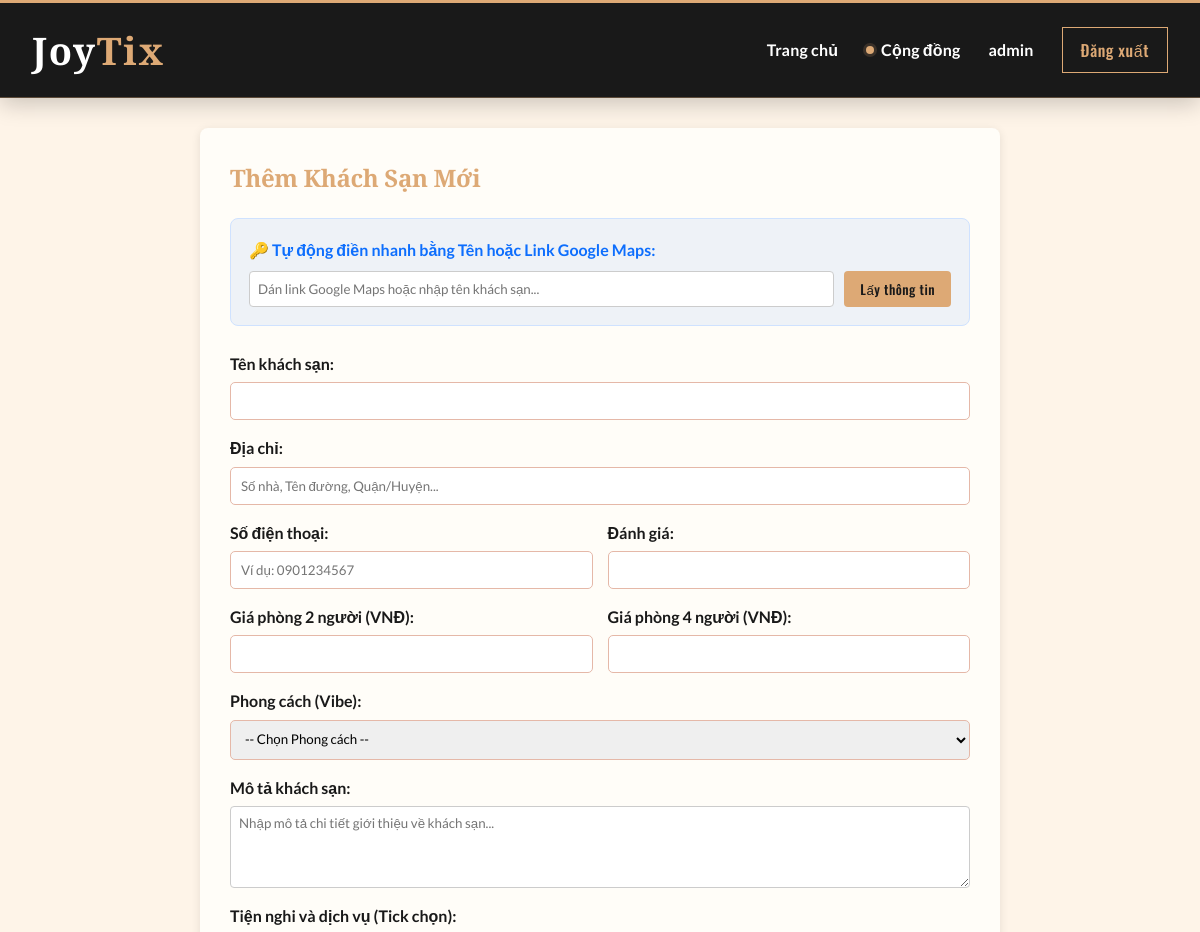
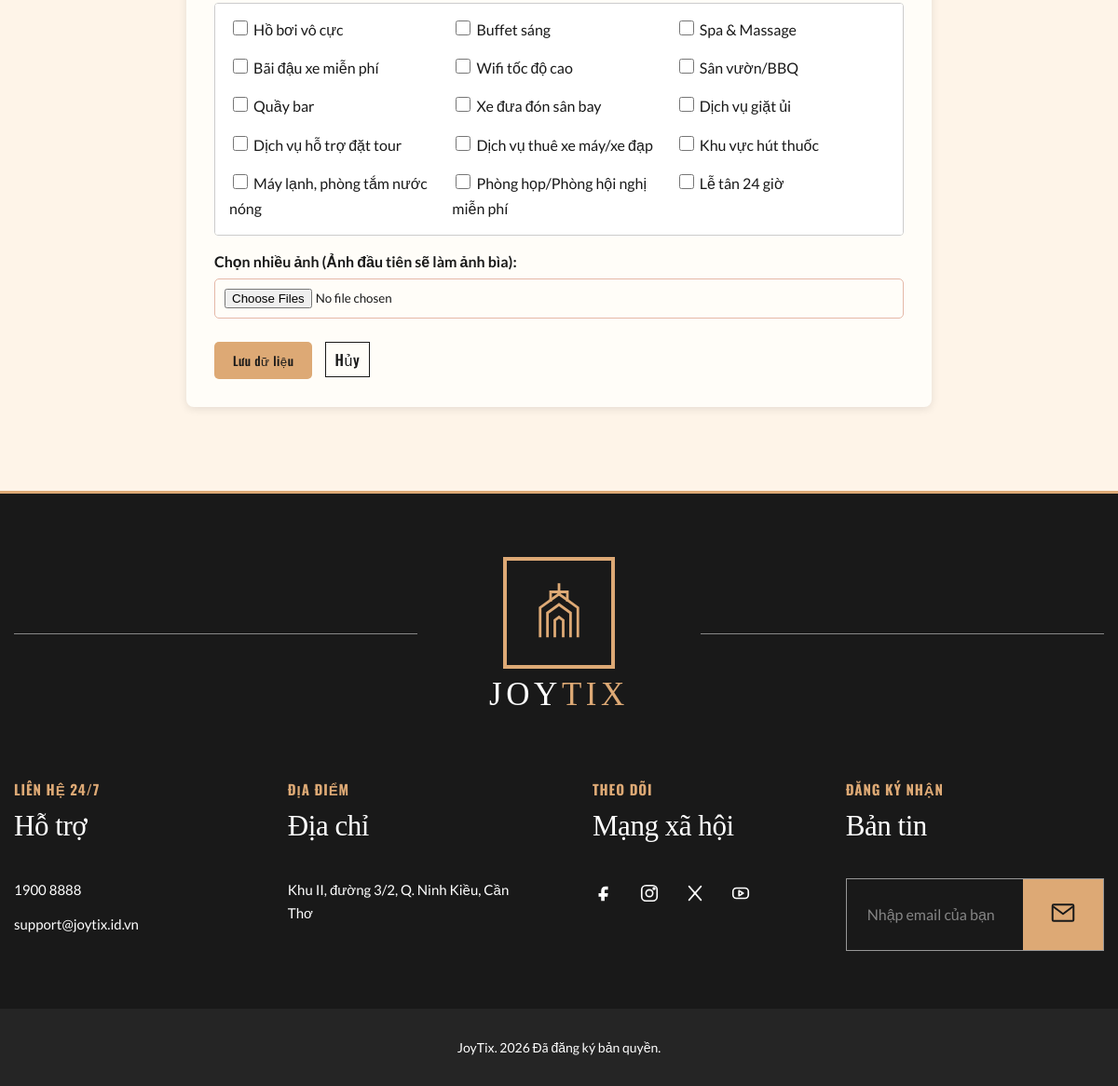
Screenshot of /adminadd.php (signed in) with the database file from the repository (2 pictures, top to bottom).
### tables this page shows
CREATE TABLE `amenities` (
  `id` int(11) NOT NULL,
  `name` varchar(100) NOT NULL,
  `icon` varchar(100) DEFAULT NULL
);

### includes/bootstrap.php (called while the page is built, shortened)
<?php
function e(mixed $value): string
{
    return htmlspecialchars((string) $value, ENT_QUOTES | ENT_SUBSTITUTE, 'UTF-8');
}

### adminadd.php (the view, shortened to what this page needs)
<?php
require_once 'includes/bootstrap.php';
try {
    $amenityStmt = $pdo->query('SELECT id, name FROM amenities ORDER BY id ASC');
    $amenitiesList = $amenityStmt->fetchAll(PDO::FETCH_ASSOC);
} catch (Exception $e) {
    $amenitiesList = [];
    $existing_vibes = ['Hiện đại', 'Cổ điển', 'Vintage'];
}
require_once 'includes/header.php';
?>
<div class="container hotel-admin-form">
    <h2 class="hotel-admin-form__title">Thêm Khách Sạn Mới</h2>
    <div class="hotel-admin-form__map-helper">
        <label class="hotel-admin-form__map-label">🔑 Tự động điền nhanh bằng Tên hoặc Link Google Maps:</label>
        <div class="hotel-admin-form__map-row">
            <input type="text" id="googleMapsUrl" class="form-control hotel-admin-form__map-input" placeholder="Dán link Google Maps hoặc nhập tên khách sạn...">
            <button type="button" id="btnFetchInfo" class="btn-primary hotel-admin-form__map-button">Lấy thông tin</button>
        </div>
    </div>
    <form action="" method="POST" enctype="multipart/form-data">
        <div class="form-group">
            <label>Tên khách sạn:</label>
            <input type="text" name="name" id="adminName" class="form-control" maxlength="150" value="<?= e($_POST['name'] ?? '') ?>" required>
        </div>
        <div class="form-group">
            <label>Địa chỉ:</label>
            <input type="text" name="address" id="adminAddress" class="form-control" maxlength="255" value="<?= e($_POST['address'] ?? '') ?>" placeholder="Số nhà, Tên đường, Quận/Huyện..." required>
        </div>
        <div class="hotel-admin-form__two-columns">
            <div class="form-group">
                <label>Số điện thoại:</label>
                <input type="tel" name="phone" id="adminPhone" class="form-control" maxlength="25" value="<?= e($_POST['phone'] ?? '') ?>" placeholder="Ví dụ: 0901234567">
            </div>
            <div class="form-group">
                <label>Đánh giá:</label>
                <input type="number" name="stars" id="adminStars" class="form-control" min="1" max="5" step="0.1" value="<?= e($_POST['stars'] ?? '') ?>" required>
            </div>
        </div>
        <div class="hotel-admin-form__two-columns">
            <div class="form-group">
                <label>Giá phòng 2 người (VNĐ):</label>
                <input type="number" name="price_2" class="form-control" min="1" value="<?= e($_POST['price_2'] ?? '') ?>" required>
            </div>
            <div class="form-group">
                <label>Giá phòng 4 người (VNĐ):</label>
                <input type="number" name="price_4" class="form-control" min="1" value="<?= e($_POST['price_4'] ?? '') ?>" required>
            </div>
        </div>
        <div class="form-group">
            <label>Phong cách (Vibe):</label>
            <select name="vibe" id="adminVibe" class="form-control" required>
                <option value="">-- Chọn Phong cách --</option>
            </select>
        </div>
        <div class="form-group">
            <label>Mô tả khách sạn:</label>
            <textarea name="description" id="adminDescription" class="form-control" rows="4" placeholder="Nhập mô tả chi tiết giới thiệu về khách sạn..."><?= e($_POST['description'] ?? '') ?></textarea>
        </div>
        <div class="form-group">
            <label>Tiện nghi và dịch vụ (Tick chọn):</label>
            <div class="amenities-grid" id="facilitiesContainer">
                <?php if ($amenitiesList): ?>
                    <?php foreach ($amenitiesList as $amenity): ?>
                        <label class="amenity-checkbox" data-name="<?= htmlspecialchars(strtolower($amenity['name'])) ?>">
                            <input type="checkbox" name="amenities[]" value="<?= (int)$amenity['id'] ?>" class="facility-checkbox" <?= in_array((int) $amenity['id'], $selected_amenities ?? [], true) ? 'checked' : '' ?>>
                            <?= htmlspecialchars($amenity['name']) ?>
                        </label>
                    <?php endforeach; ?>
                <?php else: ?>
                    <p class="hotel-admin-form__empty">Chưa có tiện ích nào trong cơ sở dữ liệu.</p>
                <?php endif; ?>
            </div>
        </div>
        <div class="form-group">
            <label>Chọn nhiều ảnh (Ảnh đầu tiên sẽ làm ảnh bìa):</label>
            <input type="file" name="images[]" multiple accept="image/*" class="form-control">
        </div>
        <div class="hotel-admin-form__footer-actions">
            <button type="submit" class="btn-primary">Lưu dữ liệu</button>
            <a href="admin.php" class="btn-outline hotel-admin-form__cancel">Hủy</a>
        </div>
    </form>
</div>
<?php require_once 'includes/footer.php'; ?>

### css/style.css (style rules this page uses)
:root { --primary: #dda975; --primary-dark: #c58b56; --bg-color: #fef4e8; --text-color: #191919; }
*, *::before, *::after { box-sizing: border-box; }
body { margin: 0; }
.container { max-width: 1200px; margin: 0 auto; padding: 0 15px; }
.btn-primary { background: var(--primary); color: #191919; border: none; padding: 10px 20px; border-radius: 5px; cursor: pointer; }
.btn-outline { background: transparent; border: 1px solid var(--primary-dark); color: var(--primary-dark); padding: 5px 10px; cursor: pointer; }
.form-group { flex: 1; min-width: 200px; display: flex; flex-direction: column; }
.form-group input, .form-group select { padding: 10px; border: 1px solid #E5B8A8; border-radius: 5px; }
:root { --primary: #dda975; --primary-dark: #c58b56; --site-primary: #dda975; --site-primary-dark: #c58b56; --site-deep: #191919; --site-deep-soft: #252525; --site-cream: #f8f5f1; --site-text: #191919; --font-logo: 'Cinzel', Georgia, serif; --font-heading: 'Cormorant Garamond', Georgia, serif; --font-body: 'Lato', Arial, sans-serif; --font-label: 'Oswald', Arial, sans-serif; }
html { min-height: 100%; scroll-behavior: smooth; background: #fef4e8; }
body { min-height: 100vh; margin: 0; padding-bottom: 0 !important; overflow-x: hidden; background: #fef4e8; color: var(--site-text); display: flex; flex-direction: column; font-family: var(--font-body); font-size: 16px; font-weight: 400; line-height: 1.65; -webkit-font-smoothing: antialiased; text-rendering: optimizeLegibility; }
body, input, select, textarea, button { font-family: var(--font-body); }
h1, h2, h3, h4, h5, h6 { font-family: var(--font-heading); font-weight: 600; letter-spacing: -0.015em; }
button, .btn-primary, .btn-outline, .btn-register { font-family: var(--font-label); font-weight: 500; letter-spacing: .035em; }
.btn-primary { border-color: var(--site-primary) !important; background: var(--site-primary) !important; color: var(--site-deep) !important; box-shadow: none !important; }
.btn-outline { border-color: var(--site-deep) !important; background: transparent !important; color: var(--site-deep) !important; }
input[type="checkbox"], input[type="radio"], input[type="range"] { accent-color: var(--site-primary-dark); }
html, body { background: #fef4e8 !important; }
body { margin-bottom: 0 !important; }
:root { --patel-accent: #dda975; --patel-accent-dark: #c58b56; --patel-ink: #171514; --patel-muted: #77716d; --patel-line: #e8e2dd; --patel-bg: #ffffff; --patel-soft: #faf8f6; }
.form-group { margin-bottom: 15px; }
.form-group label { display: block; font-weight: bold; margin-bottom: 5px; }
.form-control { width: 100%; padding: 8px; box-sizing: border-box; border: 1px solid #ccc; border-radius: 4px; }
textarea.form-control { resize: vertical; min-height: 80px; }
.amenities-grid { display: grid; grid-template-columns: repeat(auto-fill, minmax(200px, 1fr)); gap: 10px; background: #fff; padding: 15px; border: 1px solid #ccc; border-radius: 4px; max-height: 250px; overflow-y: auto; }
.amenity-checkbox { display: flex; align-items: center; gap: 8px; cursor: pointer; font-weight: normal !important; user-select: none; }
.amenity-checkbox input { accent-color: #df6040; width: 16px; height: 16px; cursor: pointer; }
.amenity-checkbox { display: flex; align-items: center; gap: 8px; cursor: pointer; font-weight: normal !important; }
.amenity-checkbox input { accent-color: #df6040; width: 16px; height: 16px; }
.hotel-admin-form { max-width: 800px; margin: 30px auto; padding: 30px; background: #fffdf8; border-radius: 8px; box-shadow: 0 2px 10px rgba(0, 0, 0, 0.1); }
.hotel-admin-form__title { color: var(--primary); margin-top: 0; }
.hotel-admin-form__map-helper { margin-bottom: 25px; padding: 18px; background: #eef2f7; border: 1px solid #cfe2ff; border-radius: 8px; }
.hotel-admin-form__map-label { display: block; margin-bottom: 8px; color: #0d6efd; font-weight: bold; }
.hotel-admin-form__map-row { display: flex; gap: 10px; }
.hotel-admin-form__map-input { flex: 1; background: #fff; }
.hotel-admin-form__map-button { padding: 8px 16px; color: #fff; white-space: nowrap; cursor: pointer; background-color: #0d6efd; border: none; border-radius: 4px; }
.hotel-admin-form__two-columns { display: grid; grid-template-columns: repeat(2, minmax(0, 1fr)); gap: 15px; }
.hotel-admin-form__footer-actions { margin-top: 25px; }
.hotel-admin-form__cancel { display: inline-block; margin-left: 10px; text-decoration: none; }

### rows the page displays
amenities: name "Hồ bơi vô cực"
amenities: name "Buffet sáng"
amenities: name "Spa & Massage"
amenities: name "Bãi đậu xe miễn phí"
amenities: name "Wifi tốc độ cao"
amenities: name "Sân vườn/BBQ"
amenities: name "Quầy bar"
amenities: name "Xe đưa đón sân bay"
amenities: name "Dịch vụ giặt ủi"
amenities: name "Dịch vụ hỗ trợ đặt tour"
amenities: name "Dịch vụ thuê xe máy/xe đạp"
amenities: name "Khu vực hút thuốc"
amenities: name "Máy lạnh, phòng tắm nước nóng"
amenities: name "Phòng họp/Phòng hội nghị miễn phí"
amenities: name "Lễ tân 24 giờ"

### other values shown
$_SESSION['username'] "admin"
